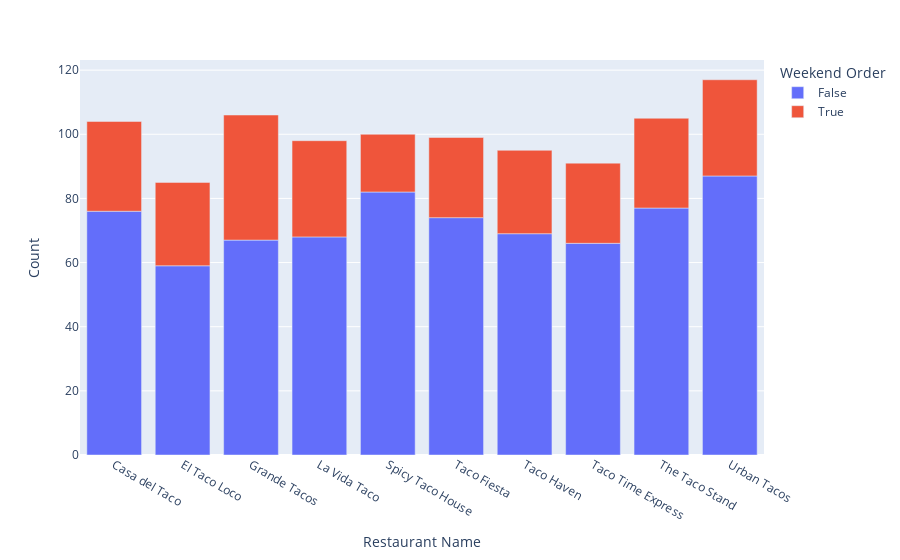

Notebook cell for this chart:
### Code cell
fig = px.bar(classifi_or, x="Restaurant Name", y="Count", color="Weekend Order")
fig.show()

### Figure 1 — Plotly figure (JSON) as saved in the notebook; plotly's stock layout.template omitted (floating-point values rounded to 4 significant figures)
{"data": [{"hovertemplate": "Weekend Order=False<br>Restaurant Name=%{x}<br>Count=%{y}<extra></extra>", "legendgroup": "False", "marker": {"color": "#636efa", "pattern": {"shape": ""}}, "name": "False", "orientation": "v", "showlegend": true, "textposition": "auto", "type": "bar", "x": ["Casa del Taco", "El Taco Loco", "Grande Tacos", "La Vida Taco", "Spicy Taco House", "Taco Fiesta", "Taco Haven", "Taco Time Express", "The Taco Stand", "Urban Tacos"], "xaxis": "x", "y": [76, 59, 67, 68, 82, 74, 69, 66, 77, 87], "yaxis": "y"}, {"hovertemplate": "Weekend Order=True<br>Restaurant Name=%{x}<br>Count=%{y}<extra></extra>", "legendgroup": "True", "marker": {"color": "#EF553B", "pattern": {"shape": ""}}, "name": "True", "orientation": "v", "showlegend": true, "textposition": "auto", "type": "bar", "x": ["Casa del Taco", "El Taco Loco", "Grande Tacos", "La Vida Taco", "Spicy Taco House", "Taco Fiesta", "Taco Haven", "Taco Time Express", "The Taco Stand", "Urban Tacos"], "xaxis": "x", "y": [28, 26, 39, 30, 18, 25, 26, 25, 28, 30], "yaxis": "y"}], "layout": {"barmode": "relative", "legend": {"title": {"text": "Weekend Order"}, "tracegroupgap": 0}, "margin": {"t": 60}, "xaxis": {"anchor": "y", "domain": [0, 1], "title": {"text": "Restaurant Name"}}, "yaxis": {"anchor": "x", "domain": [0, 1], "title": {"text": "Count"}}}}
